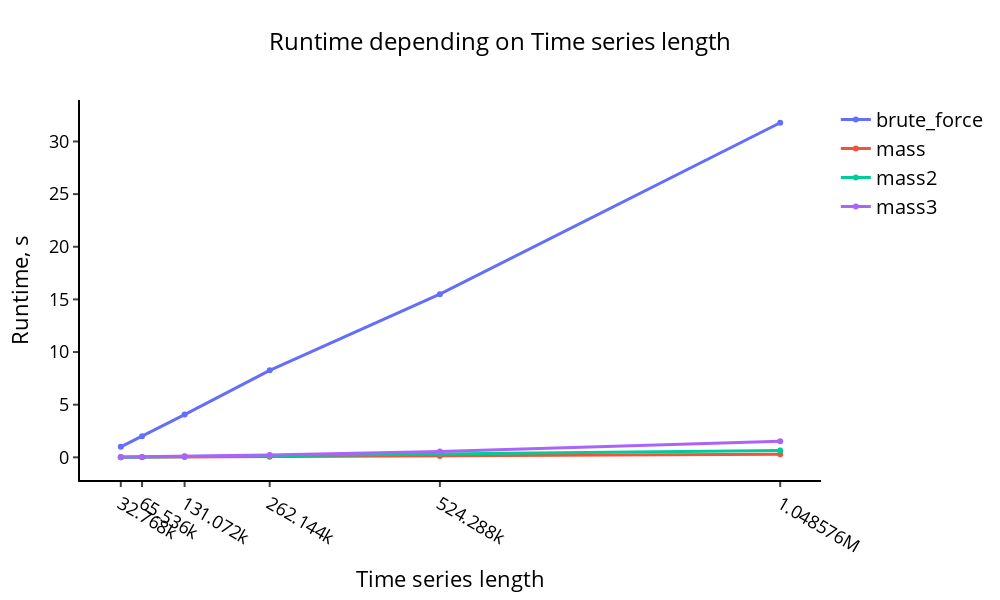

Here is the notebook cell this chart was saved with:
### Code cell
# visualize plot with results of experiment
comparison_param = np.array(algorithms)

from modules.experiments import visualize_plot_times

visualize_plot_times(results, comparison_param, exp1_params)

### Figure 1 — Plotly figure (JSON) as saved in the notebook; plotly's stock layout.template omitted (floating-point values rounded to 4 significant figures)
{"data": [{"line": {"width": 3}, "name": "brute_force", "type": "scatter", "x": [32768, 65536, 131072, 262144, 524288, 1048576], "y": [0.994, 2.008, 4.06, 8.259, 15.5, 31.78]}, {"line": {"width": 3}, "name": "mass", "type": "scatter", "x": [32768, 65536, 131072, 262144, 524288, 1048576], "y": [0.007219, 0.01594, 0.03185, 0.0594, 0.1258, 0.2884]}, {"line": {"width": 3}, "name": "mass2", "type": "scatter", "x": [32768, 65536, 131072, 262144, 524288, 1048576], "y": [0.01847, 0.03696, 0.07299, 0.1534, 0.3454, 0.6481]}, {"line": {"width": 3}, "name": "mass3", "type": "scatter", "x": [32768, 65536, 131072, 262144, 524288, 1048576], "y": [0.01941, 0.03886, 0.09393, 0.2146, 0.5534, 1.53]}], "layout": {"height": 600, "legend": {"font": {"color": "black", "size": 20}}, "plot_bgcolor": "rgba(0,0,0,0)", "title": {"font": {"color": "black", "size": 24}, "text": "Runtime depending on Time series length", "x": 0.5, "xanchor": "center"}, "width": 1000, "xaxis": {"linecolor": "#000", "linewidth": 2, "showgrid": false, "tickfont": {"color": "black", "size": 18}, "ticks": "outside", "tickvals": [32768, 65536, 131072, 262144, 524288, 1048576], "tickwidth": 2, "title": {"font": {"color": "black", "size": 22}, "text": "Time series length"}}, "yaxis": {"linecolor": "#000", "linewidth": 2, "showgrid": false, "tickfont": {"color": "black", "size": 18}, "ticks": "outside", "tickwidth": 2, "title": {"font": {"color": "black", "size": 22}, "text": "Runtime, s"}, "zeroline": false}}}
